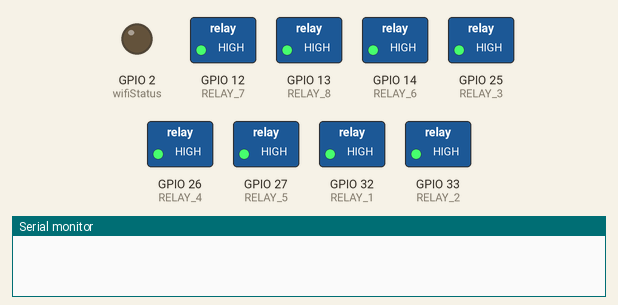
Bench run of a sketch on a simulated ESP32. On the bench: switched loads named in the sketch (green lamp = pin HIGH), output pins drawn as LEDs (lit = HIGH), the last lines printed to the serial monitor. WiFi joins after 1.5 s; servers stay silent unless stated; a WiFi scan finds three made-up networks.

Above: at 0.1 s.
At 3.8 s:
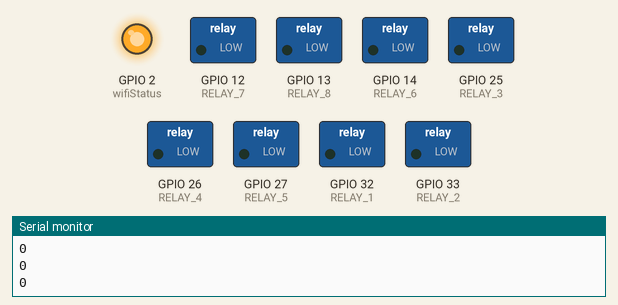
Timing chart, 0 to 5.3 s (numbered marks = the images above):
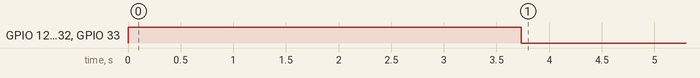

The sketch:

ESP_CODE.ino
```cpp
#include <WiFi.h>;
#include <WiFiMulti.h>;
#include <HTTPClient.h>;
#include <ArduinoJson.h>;

WiFiMulti wifiMulti;

const int ON = 0;
const int OFF = 1;

const uint32_t connectTimeoutMs = 5000;

const int RELAY_1 = 32;
const int RELAY_2 = 33;
const int RELAY_3 = 25;
const int RELAY_4 = 26;
const int RELAY_5 = 27;
const int RELAY_6 = 14;
const int RELAY_7 = 12;
const int RELAY_8 = 13;
const int wifiStatus = 2;

int RELAY_STAT[] = { 1, 1, 1, 1, 1, 1, 1, 1 };
int pinCount = 8;

void setup() {
  pinMode(RELAY_1, OUTPUT);
  pinMode(RELAY_2, OUTPUT);
  pinMode(RELAY_3, OUTPUT);
  pinMode(RELAY_4, OUTPUT);
  pinMode(RELAY_5, OUTPUT);
  pinMode(RELAY_6, OUTPUT);
  pinMode(RELAY_7, OUTPUT);
  pinMode(RELAY_8, OUTPUT);
  pinMode(wifiStatus, OUTPUT);

  digitalWrite(RELAY_1, HIGH);
  digitalWrite(RELAY_2, HIGH);
  digitalWrite(RELAY_3, HIGH);
  digitalWrite(RELAY_4, HIGH);
  digitalWrite(RELAY_5, HIGH);
  digitalWrite(RELAY_6, HIGH);
  digitalWrite(RELAY_7, HIGH);
  digitalWrite(RELAY_8, HIGH);

  Serial.begin(115200);

  wifiMulti.addAP("WIFI1 ", "PASSWORD1");
  wifiMulti.addAP("WIFI2 ", "PASSWORD2");
  wifiMulti.addAP("WIFI3 ", "PASSWORD3");
  wifiMulti.addAP("WIFI4 ", "PASSWORD4");


  // WiFi.begin(ssid, password);
  // Serial.print("connecting to WiFi");
  // while (WiFi.status() != WL_CONNECTED) {
  //   Serial.print(".");
  //   delay(500);
  // }

  int n = WiFi.scanNetworks();
  Serial.println("scan done");
  if (n == 0) {
    Serial.println("no networks found");
  } else {
    Serial.print(n);
    Serial.println(" networks found");
    for (int i = 0; i < n; ++i) {
      // Print SSID and RSSI for each network found
      Serial.print(i + 1);
      Serial.print(": ");
      Serial.print(WiFi.SSID(i));
      Serial.print(" (");
      Serial.print(WiFi.RSSI(i));
      Serial.print(")");
      Serial.println((WiFi.encryptionType(i) == WIFI_AUTH_OPEN) ? " " : "*");
      delay(10);
    }
  }

  Serial.println("Connecting Wifi...");
  if (wifiMulti.run() == WL_CONNECTED) {
    Serial.println("");
    Serial.println("WiFi connected");
    digitalWrite(wifiStatus, HIGH);
    Serial.println("IP address: ");
    Serial.println(WiFi.localIP());
  }
}

void loop() {
  if (wifiMulti.run(connectTimeoutMs) == WL_CONNECTED) {
    Serial.print("WiFi connected: ");
    Serial.print(WiFi.SSID());
    Serial.print(" ");
    Serial.println(WiFi.RSSI());
  } else {
    Serial.println("WiFi not connected!");
  }

  // put your main code here, to run repeatedly:
  if (WiFi.status() == WL_CONNECTED) {
    HTTPClient client;
    // here replace "ORIGIN.COM" with your website origin.
    client.begin("https://ORIGIN.COM/relay/relayStatus");
    int httpCode = client.GET();

    // if (httpCode >= 0) {
    String payload = client.getString();


    Serial.println(payload);
    Serial.println("http code :" + String(httpCode));

    char Json[500];

    payload.replace(" ", "");
    payload.replace("\n", "");
    payload.trim();
    payload.toCharArray(Json, 500);
    StaticJsonDocument<200> doc;
    deserializeJson(doc, Json);

    for (int i = 0; i < pinCount; i++) {
      int output = doc["relayStatus"][i];
      RELAY_STAT[i] = int(output);
      Serial.println(output);
    }

    digitalWrite(RELAY_1, RELAY_STAT[0]);
    digitalWrite(RELAY_2, RELAY_STAT[1]);
    digitalWrite(RELAY_3, RELAY_STAT[2]);
    // digitalWrite(RELAY_3, LOW);
    digitalWrite(RELAY_4, RELAY_STAT[3]);
    digitalWrite(RELAY_5, RELAY_STAT[4]);
    digitalWrite(RELAY_6, RELAY_STAT[5]);
    digitalWrite(RELAY_7, RELAY_STAT[6]);
    digitalWrite(RELAY_8, RELAY_STAT[7]);

    delay(500);

  } else {
    Serial.println("Connection Lost!!!");
    delay(15000);
  }
}
```

Measured:
- by itself, GPIO 12 (RELAY_7), GPIO 13 (RELAY_8), GPIO 14 (RELAY_6), GPIO 25 (RELAY_3), GPIO 26 (RELAY_4), GPIO 27 (RELAY_5), GPIO 32 (RELAY_1), GPIO 33 (RELAY_2): HIGH → LOW at 3.7 s
